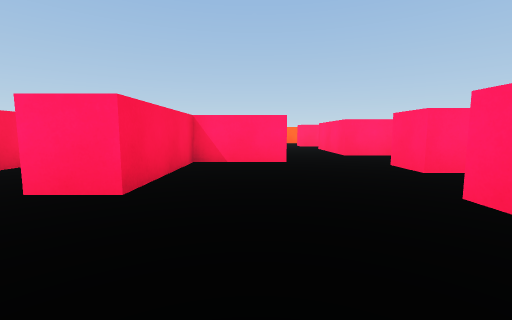
view 1 (above)

13 first-person views from a walk through a scene from a Unity 3-D project. The camera is 0.62 m above the floor, tilts 6° down and sees 90° across. The floor is counted in squares, 1 m on a side. Each view is taken from the middle of a square. On the plan, view 1 faces up. The plan holds only what a view shows up to about 9 squares ahead; the rest is blank. The place goes on beyond the plan. The player is left out.

view 2
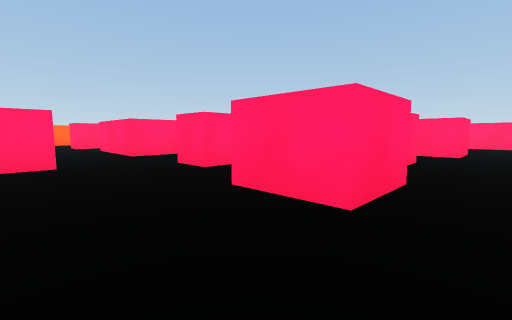

view 3
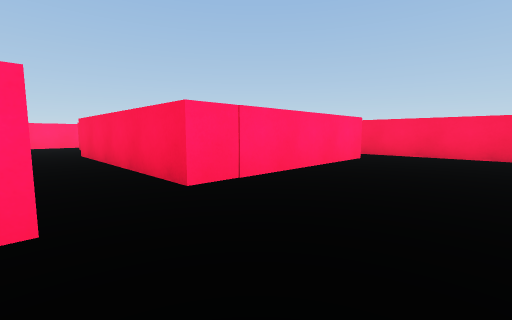

view 4
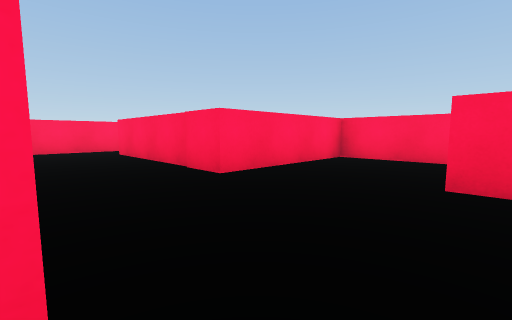

view 5
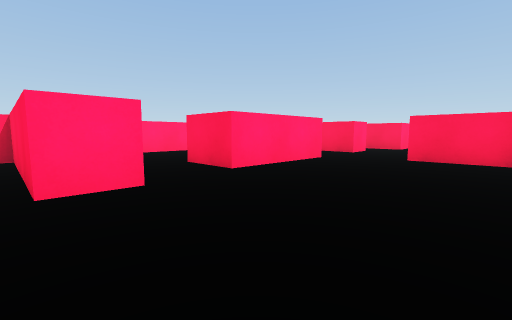

view 6
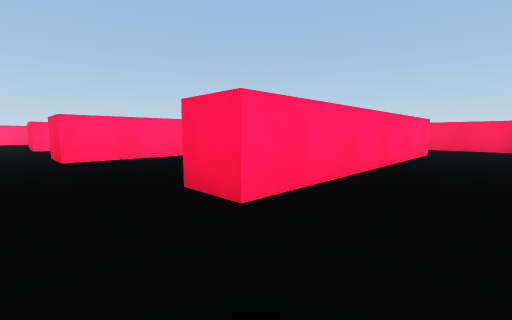

view 7
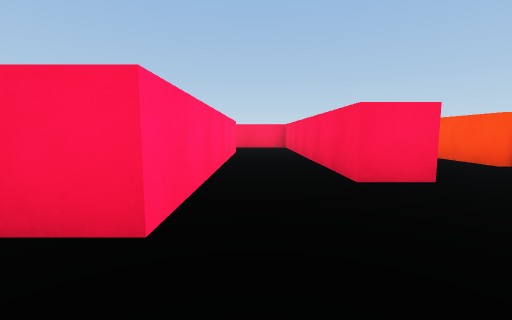

view 8
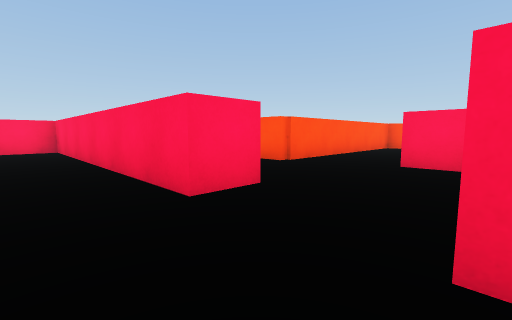

view 9
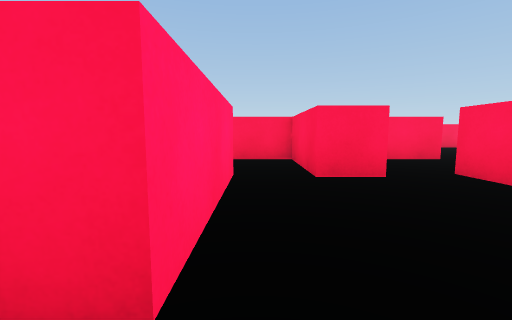

view 10
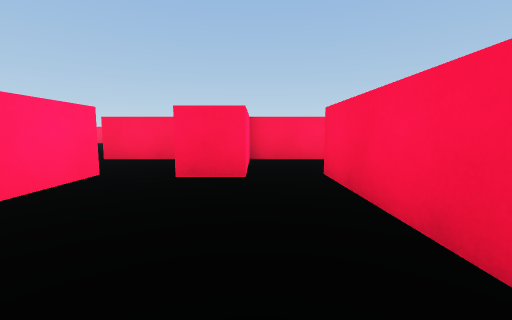

view 11
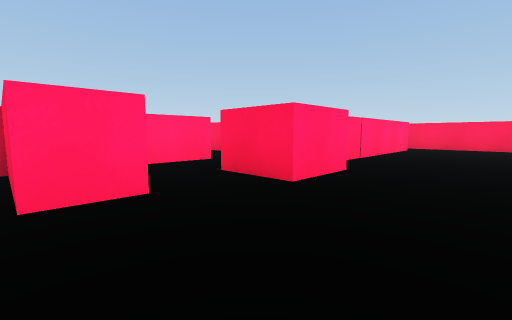

view 12
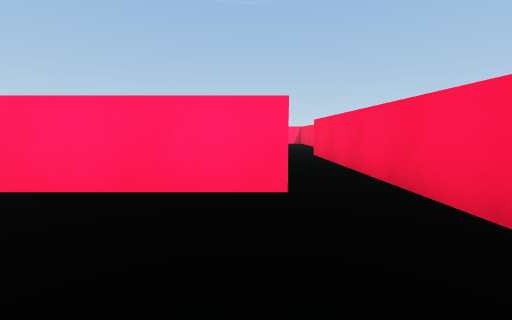

view 13
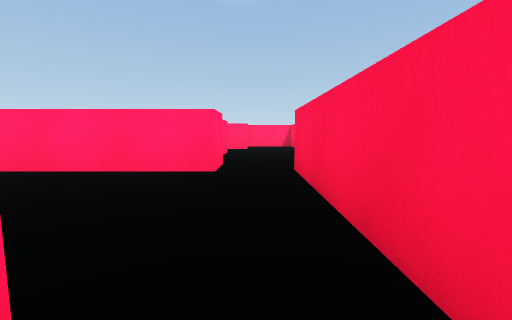

### Floor plan
Points are (right, up) in squares from view 1. A wall is a line through its corners. A room is listed if a view was taken in it or the views show most of it. See-through windows are left out.
Room 1 (views 1, 2, 3, 4, 5, 11, 12, 13)
walls: (-1.3, 5.5) (-1.3, 2.5); (3.4, 3.9) (2.6, 3.9) (2.6, 4.9) (5.1, 4.9) (5.1, 7.4); (4, 7.1) (2.5, 7.1) (2.5, 10.2); (2.1, 11.8) (2.1, 12.8) (6.4, 12.8); (5.1, 1.4) (5.1, 3); (-1.6, -0.2) (-0.4, -0.2) (-0.4, -5.1); (6.2, 1.4) (5.5, 1.4); (2.6, -5.4) (2.6, -0.5) (6.5, -0.5); (-1, -6.7) (3.4, -6.7)
ways out: opening at (-2, 1.5) to room 2; opening at (3.5, 11) to room 3; opening at (-1, -6); opening at (3, -6); opening at (5.5, 0.5)
objects: block (-1, 6) to (0, 6); block (2, 1) to (3, 2)
Room 2 (views 6, 7, 8)
walls: (-4.3, 7.8) (-4.3, -0.2) (-1.6, -0.2); (-1.3, 2.5) (-2.3, 2.5) (-2.3, 9.5) (-1.2, 9.5)
ways out: opening at (-2, 1.5) to room 1
Room 3 (views 9, 10)
walls: (5.1, 7.4) (6.1, 7.4) (6.1, 4.9) (8.6, 4.9); (7.3, 7.1) (7.3, 10.2) (8, 10.2); (2.5, 10.2) (4, 10.2) (4, 7.1)
ways out: opening at (3.5, 11) to room 1; opening at (8, 6.5); opening at (8.5, 11)

Positions as (right, up) in squares from view 1, and headings:
1: (0, 0), facing up
2: (0, 0), facing up-right
3: (0, 1), facing down-right
4: (2, 3), facing down-left
5: (-1, 13), facing down-right
6: (-4, 11), facing down-right
7: (-3, 11), facing down
8: (-3, 10), facing down-left
9: (7, 11), facing down
10: (5, 11), facing down
11: (0, 5), facing down-right
12: (0, -5), facing right
13: (3, -6), facing right
